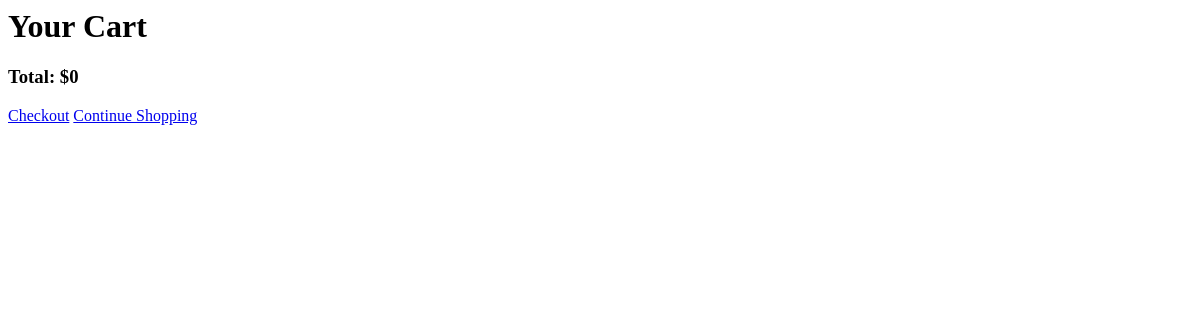
Before: /cart/ with the older database file.
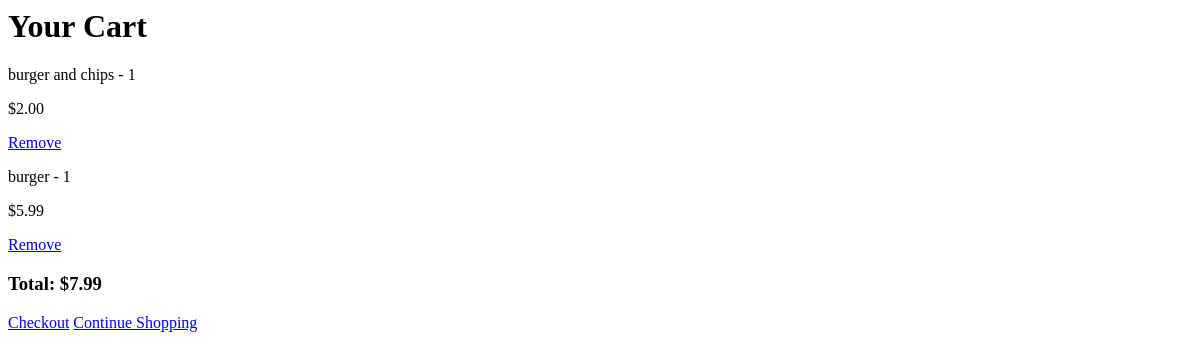
After: the same page with the newer database file.
### shop/models.py (models this page shows, shortened)
class CartItem(models.Model):
    product = models.ForeignKey(Product, on_delete=models.CASCADE)
    quantity = models.PositiveIntegerField(default=1)
    def total_price(self):
        return self.product.price * self.quantity

class Product(models.Model):
    name = models.CharField(max_length=100)
    price = models.DecimalField(max_digits=8, decimal_places=2)
    description = models.TextField()
    category = models.ForeignKey(Category, on_delete=models.CASCADE, related_name='products', null=True)
    image_url = models.URLField(blank=True, null=True)

### shop/views.py (the view)
# urls.py: path('cart/', views.cart, name='cart'),
def cart(request):
    items = CartItem.objects.all()
    total = sum(item.total_price() for item in items)
    return render(request, 'shop/cart.html', {'items': items, 'total': total})

### shop/templates/shop/cart.html
<h1>Your Cart</h1>
{% for item in items %}
  <div>
    <p>{{ item.product.name }} - {{ item.quantity }}</p>
    <p>${{ item.total_price }}</p>
    <a href="{% url 'remove_from_cart' item.id %}">Remove</a>
  </div>
{% endfor %}
<h3>Total: ${{ total }}</h3>
<a href="{% url 'checkout' %}">Checkout</a>
<a href="{% url 'home' %}">Continue Shopping</a>

Changed rows visible on the page:
added CartItem: product.name "burger and chips", quantity "1", total_price "2.00"
added CartItem: product.name "burger", quantity "1", total_price "5.99"
Other visible differences:
{{ total }}: "0" → "7.99"
